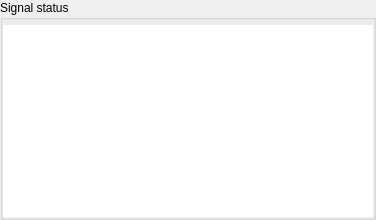
<?xml version="1.0" encoding="UTF-8"?>
<ui version="4.0">
 <class>control_panel::capture::SignalStatus</class>
 <widget class="QWidget" name="ControlPanel_Capture_SignalStatus">
  <property name="geometry">
   <rect>
    <x>0</x>
    <y>0</y>
    <width>376</width>
    <height>215</height>
   </rect>
  </property>
  <property name="focusPolicy">
   <enum>Qt::ClickFocus</enum>
  </property>
  <property name="windowTitle">
   <string>Dialog</string>
  </property>
  <layout class="QVBoxLayout" name="verticalLayout">
   <property name="leftMargin">
    <number>0</number>
   </property>
   <property name="topMargin">
    <number>0</number>
   </property>
   <property name="rightMargin">
    <number>0</number>
   </property>
   <property name="bottomMargin">
    <number>0</number>
   </property>
   <item>
    <widget class="QGroupBox" name="groupBox">
     <property name="sizePolicy">
      <sizepolicy hsizetype="Preferred" vsizetype="Expanding">
       <horstretch>0</horstretch>
       <verstretch>0</verstretch>
      </sizepolicy>
     </property>
     <property name="title">
      <string>Signal status</string>
     </property>
     <layout class="QVBoxLayout" name="verticalLayout_2">
      <property name="spacing">
       <number>3</number>
      </property>
      <property name="leftMargin">
       <number>0</number>
      </property>
      <property name="topMargin">
       <number>5</number>
      </property>
      <property name="rightMargin">
       <number>0</number>
      </property>
      <property name="bottomMargin">
       <number>0</number>
      </property>
      <item>
       <widget class="PropertyTable" name="tableWidget_propertyTable">
        <property name="sizePolicy">
         <sizepolicy hsizetype="Expanding" vsizetype="Minimum">
          <horstretch>0</horstretch>
          <verstretch>0</verstretch>
         </sizepolicy>
        </property>
        <property name="focusPolicy">
         <enum>Qt::NoFocus</enum>
        </property>
        <property name="frameShape">
         <enum>QFrame::NoFrame</enum>
        </property>
       </widget>
      </item>
     </layout>
    </widget>
   </item>
  </layout>
 </widget>
 <customwidgets>
  <customwidget>
   <class>PropertyTable</class>
   <extends>QTableWidget</extends>
   <header>QTableWidget_property_table.h</header>
  </customwidget>
 </customwidgets>
 <tabstops>
  <tabstop>tableWidget_propertyTable</tabstop>
 </tabstops>
 <resources/>
 <connections/>
</ui>
